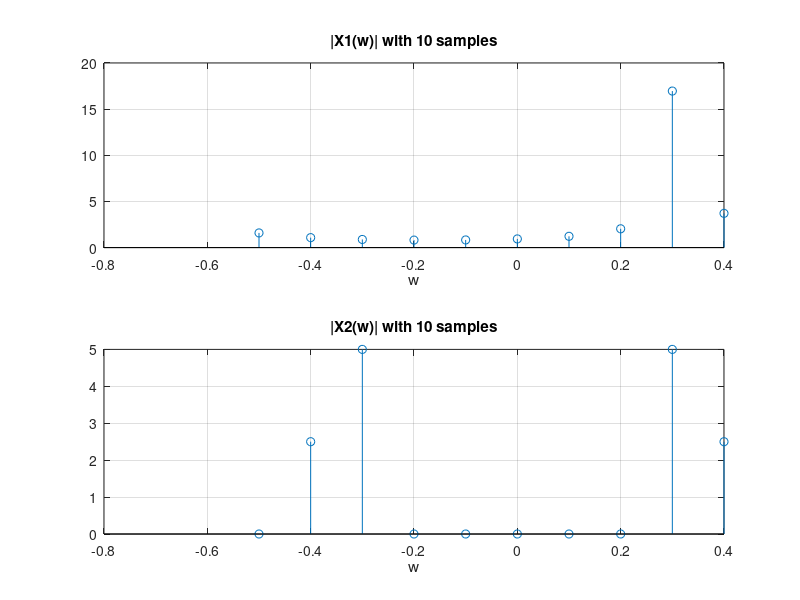
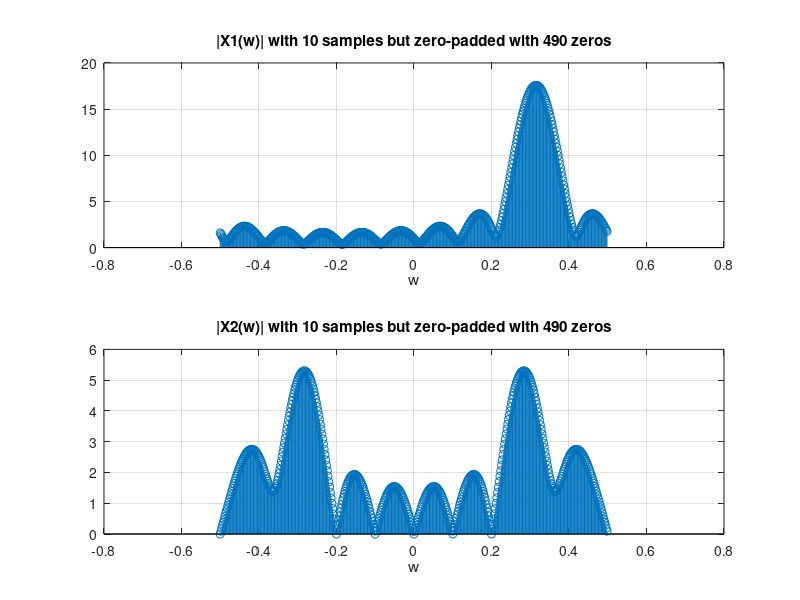
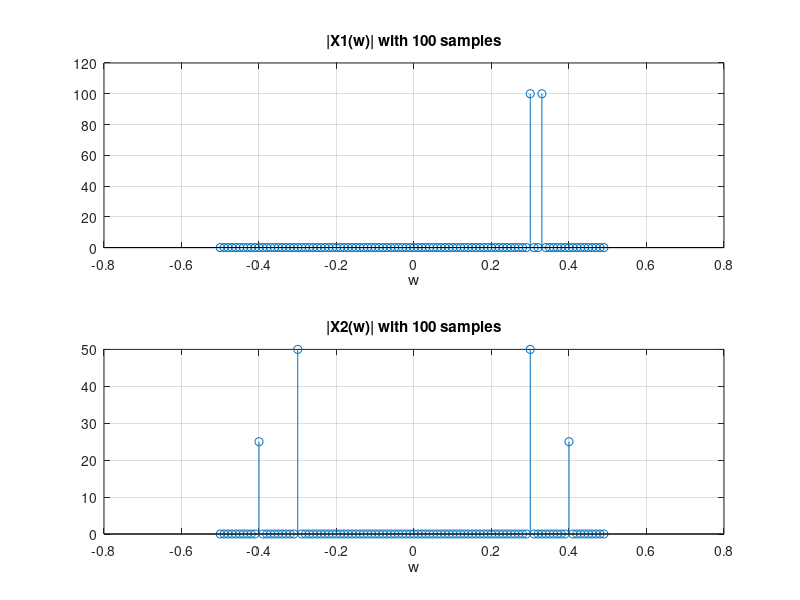
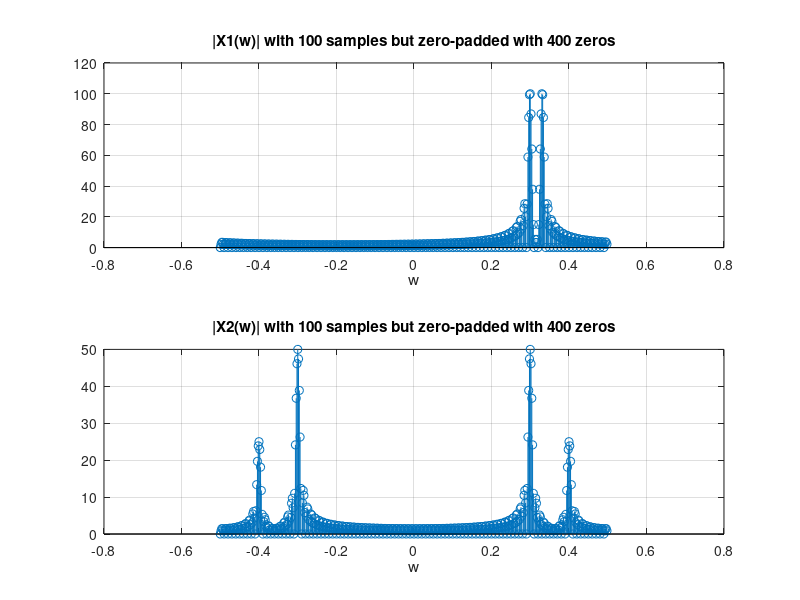

These charts were generated, in order, by the following MATLAB code:
%% Part A: Discrete Fourier Transform and zero padding
clear;
%A1
n1 = 0:9;   %10 samples, 
fr = linspace(-0.5, 0.5-1/10, 10); 

N1 = length(n1);    %length = 10
x1 = (exp(j*2*pi*n1*(30/100))) + (exp(j*2*pi*n1*(33/100)));
x2 = (cos(2*pi*n1*(30/100))) + (0.5*cos(2*pi*n1*(0.4)));

X1 = fft(x1, N1); 
X2 = fft(x2, N1);

figure(1); 
subplot(2,1,1);
stem(fr, abs(fftshift(X1))); 
title('|X1(w)| with 10 samples');
xlabel('w');
grid;

subplot(2,1,2);
stem(fr, abs(fftshift(X2))); 
title('|X2(w)| with 10 samples');
xlabel('w');
grid;

disp('A1. (i): |X2(w)| has a symmetric spectrum because x2[n] is a periodic signal.');
disp('A1. (ii): It is possible. As x1[n] is not a periodic signal, |X1(w)| will have just one peak, unlike |X2(w)|, which has multiple.');
disp('A1. (iii): There is an exponential at w = 0.33, but as the sampling rate is not big enough, this frequency component is spread out at frequencies that taken into account.');

%A2
n2 = 0:499;     %500 samples
N2 = length(n2);    %length = 500

fr = linspace(-0.5, 0.5-1/500, 500);  %making freq vector same length as DFT vectors

x_1 = [zeros(1,245),x1, zeros(1,245)];  %490 zeros
X_1 = fft(x_1,N2); 

x_2 = [zeros(1,245),x2, zeros(1,245)];  %490 zeros
X_2 = fft(x_2, N2);

figure(2); 
subplot(2,1,1);
stem(fr, abs(fftshift(X_1))); 
title('|X1(w)| with 10 samples but zero-padded with 490 zeros');
xlabel('w');
grid;

subplot(2,1,2);
stem(fr, abs(fftshift(X_2))); 
title('|X2(w)| with 10 samples but zero-padded with 490 zeros')'
xlabel('w');
grid;

disp('A2: Yes. As we zero-pad the signals, we get a clearer image of what our spectrum is supposed to look like. It appears more continuous.');

%A3
n1 = 0:99;  %100 samples
fr = linspace(-0.5, 0.5-1/100, 100);  %making freq vector same length as DFT 

N1 = length(n1);    %length = 100

x1 = (exp(j*2*pi*n1*(30/100))) + (exp(j*2*pi*n1*(33/100)));
x2 = (cos(2*pi*n1*(30/100))) + (0.5*cos(2*pi*n1*(0.4)));

X1 = fft(x1, N1); 
X2 = fft(x2, N1);

figure(3); 
subplot(2,1,1);
stem(fr, abs(fftshift(X1))); 
title('|X1(w)| with 100 samples');
xlabel('w');
grid;

subplot(2,1,2);
stem(fr, abs(fftshift(X2))); 
title('|X2(w)| with 100 samples');
xlabel('w');
grid;

disp('A3: |X2(w)| has a symmetric spectrum since x2[n] is a cos function, which is periodic.');

%A4
fr = linspace(-0.5, 0.5-1/500, 500); 

n2 = 0:499;     %500 samples
N2 = length(n2);    %length = 500

x_1 = [zeros(1,200),x1, zeros(1,200)];  %400 zeros
X1 = fft(x_1,N2); 

x_2 = [zeros(1,200),x2, zeros(1,200)];  %400 zeros
X2 = fft(x_2, N2);

figure(4); 
subplot(2, 1, 1);
stem(fr, abs(fftshift(X1))); 
title('|X1(w)| with 100 samples but zero-padded with 400 zeros');
xlabel('w');
grid;

subplot(2, 1, 2);
stem(fr, abs(fftshift(X2))); 
title('|X2(w)| with 100 samples but zero-padded with 400 zeros');
xlabel('w');
grid;

disp('A4: Yes. With more samples taken, and zero-padding, there is a much more accurate representation of the signal.')
